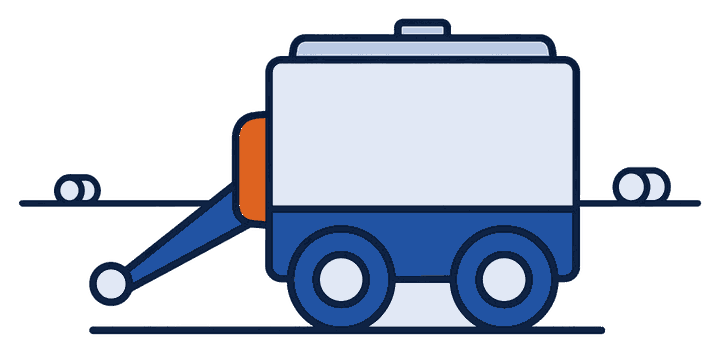
#> input picture src/assets/gorseller/bos-makine.png, 720 x 353 px, found by its file name
$ python makine-ikonu.py
#> lines starting #> are read from the running program, lines starting #| are printed output that depends on the picture; after the words box and inside, x2 and y2 are one past the last pixel; in counts of white or black regions, pixels touching at a corner belong together
#> in main, im is the input picture: PIL image 720x353 P; mean R, G, B, A 57.1, 64, 76.9, 108.2
# -*- coding: utf-8 -*-
"""Alt menudeki "Makineler" simgesini PAKSAN'in kendi cizimden uretir.

NEDEN AYRI BIR BETIK

Bu simge birkac kere uretilip her seferinde tutmadi. Sebep basit:
uretim modeline "cekilir balya makinesi" tarif edilip ne cikacagi
umuluyordu; cikan sey her defasinda baska bir makine oluyordu.

Oysa dogru cizim zaten elimizde: "Makinelerim" listesi bosken
gosterilen cizim (src/assets/gorseller/bos-makine.png). Bu betik onu
tarif etmiyor, DOGRUDAN onu izliyor. Simge artik o cizimin kendisi.

NE YAPIYOR

  1. Cizimin koyu lacivert KONTUR renkleri seciliyor -- govde dolgusu,
     mavi sasi ve turuncu parca alinmiyor. Cikan sey cizimin cizgileri.
  2. Makineye ait olmayan parcalar atiliyor: yer cizgileri ve yanlarda
     duran iki kucuk rulo. Onlar bos liste cizimindeki manzara; simgede
     isleri yok. Atma isi baglantili parcalari sayarak yapiliyor, en
     buyuk parca makinenin kendisi.
  3. Cizgiler potrace ile izlenip 24 birimlik kutuya oturtuluyor,
     src/data/ikonYollari.js icindeki "makine" yolunun ustune yaziliyor.

CALISTIRMA

    python tools/makine-ikonu.py
"""
import io
import json
import os

import numpy as np
import potrace
from PIL import Image
from scipy import ndimage

KAYNAK = os.path.join('src', 'assets', 'gorseller', 'bos-makine.png')
YOLLAR = os.path.join('tools', 'kaynak', 'ikon-yollari.json')

# Cizimdeki kontur renkleri. Govde dolgusu (225,232,245), sasi mavisi
# (33,83,163) ve turuncu (222,99,32) BILEREK disarida: simge cizgi
# olacak, dolu siluet degil.
KONTUR = [(15, 35, 68), (7, 26, 58)]
TOLERANS = 60

PAY = 1.0

# Cizgi kalinlastirma yaricapi (piksel).
#
# CIZIM BUYUK, CIZGILERI INCE. Kaynak 499 piksel genisliginde ve
# konturu 6 piksel; yani cizgi, genisligin yuzde 1,2'si. 24 piksele
# indirilince cizgi 0,3 piksel kaliyor, alt menude silik bir leke
# oluyor. Uretilen oteki simgelerde bu oran yuzde 4 civarinda.
#
# Kontur, oranlar oteki simgelerle esitlensin diye sisiriliyor.
# Degeri buyutmek cizimin ic bosluklarini kapatir (tekerlek gobekleri
# once kaybolur), kucultmek silikligi geri getirir.
KALINLIK = 8


def kontur_maskesi(im):
    a = np.asarray(im.convert('RGBA')).astype(np.int16)
    opak = a[..., 3] > 128
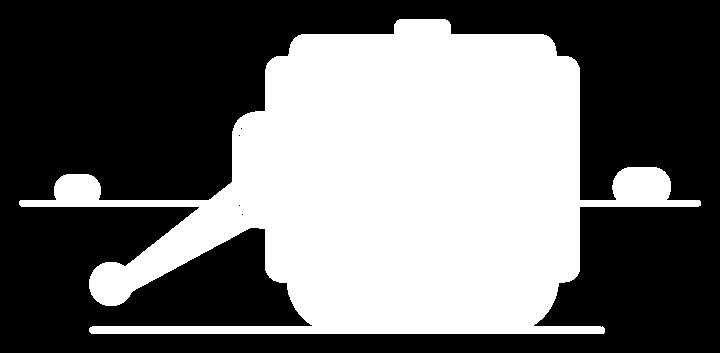
#> opak: shape (353, 720) bool; 42.4% white; 1 white region, box (x1, y1, x2, y2) and area: (19, 19, 701, 334) 107804
    m = np.zeros(a.shape[:2], bool)
    for r, g, b in KONTUR:
        fark = np.abs(a[..., 0] - r) + np.abs(a[..., 1] - g) + np.abs(a[..., 2] - b)
        m |= (fark < TOLERANS)
#> this loop made 2 passes
#> pass 1, in kontur_maskesi, `fark = np.abs(a[..., 0] - r) + np.abs(a[..., 1] - g) + np.abs(a[..., 2..`:
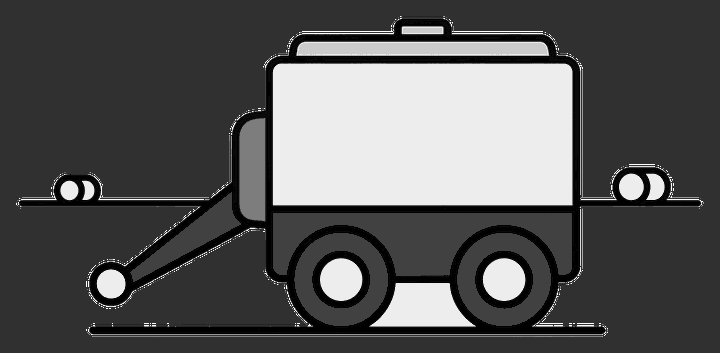
#> fark: shape (353, 720) int16; min 0, max 626, mean 214.9; drawn with min black and max white
#| kontur pikseli   : 26802
    return m & opak


# Cizimde makineye ait OLMAYAN parcalarin yeri.
#
# Iki yer cizgisi ve yanlarda duran iki kucuk rulo var. Bunlar bos
# liste cizimindeki manzara; simgede isleri yok. Baglantili parca
# saymak yetmedi cunku yer cizgisi tekerleklere degiyor, makineyle tek
# parca oluyor. Onun icin sinirlar cizimden olculup yazildi:
#
#   makinenin en solu   x=90   ceki okunun ucundaki kanca topu
#   makinenin en sagi   x=579  govdenin sag kenari
#   makinenin en alti   y=322  tekerleklerin alt noktasi
#
# Bunlarin disinda kalan her sey yer cizgisi ya da rulo.
SOL, SAG, ALT = 86, 585, 323


def manzarayi_at(m):
    k = np.zeros_like(m)
    k[:ALT, SOL:SAG] = m[:ALT, SOL:SAG]
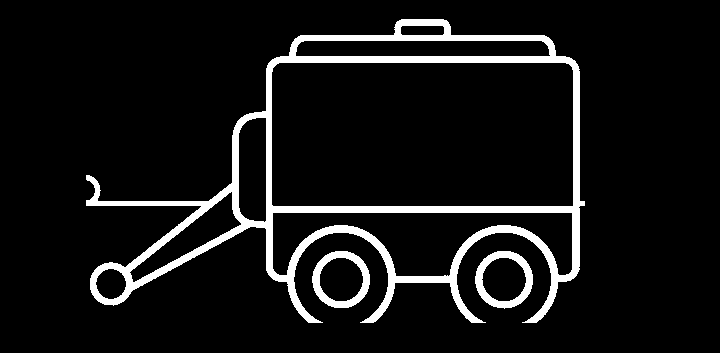
#> k: shape (353, 720) bool; 8.2% white; 3 white regions, box (x1, y1, x2, y2) and area: (86, 19, 585, 323) 18454, (475, 251, 533, 309) 1168, (312, 251, 370, 308) 1155
#| manzara sonrasi  : 20777
    return k


def en_buyuk_parca(m):
    """Yalnizca makinenin kendisi kalsin.

    Yer cizgileri ve yanlardaki rulolar ayri parcalar; makine ise
    govde, ceki oku ve tekerlekleriyle tek parca ve acik ara en buyugu.
    """
    etiket, sayi = ndimage.label(m, structure=np.ones((3, 3), bool))
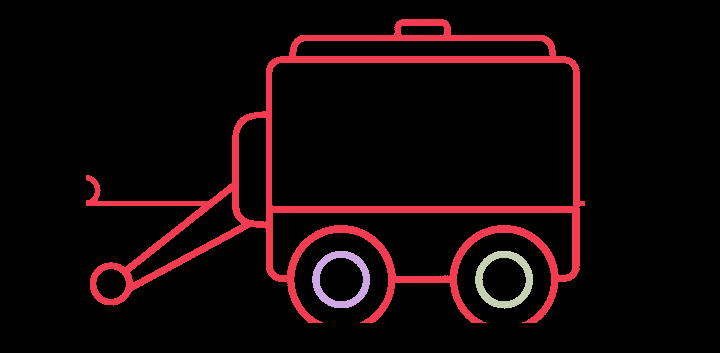
#> etiket: shape (353, 720) int32; 4 distinct labels, from 0 to 3; one colour per label, 0 black
#> sayi = 3
    if sayi <= 1:
        return m
    boyut = ndimage.sum(m, etiket, range(1, sayi + 1))
#> boyut = [18454, 1155, 1168]
    return etiket == (int(np.argmax(boyut)) + 1)
#> returned value: shape (353, 720) bool; 7.3% white; 1 white region, box (x1, y1, x2, y2) and area: (86, 19, 585, 323) 18454
#| makine pikseli   : 18454


def kalinlastir(m, yaricap=None):
    r = KALINLIK if yaricap is None else yaricap
    if r <= 0:
        return m
    y, x = np.ogrid[-r:r + 1, -r:r + 1]
    disk = x * x + y * y <= r * r
    return ndimage.binary_dilation(m, structure=disk)
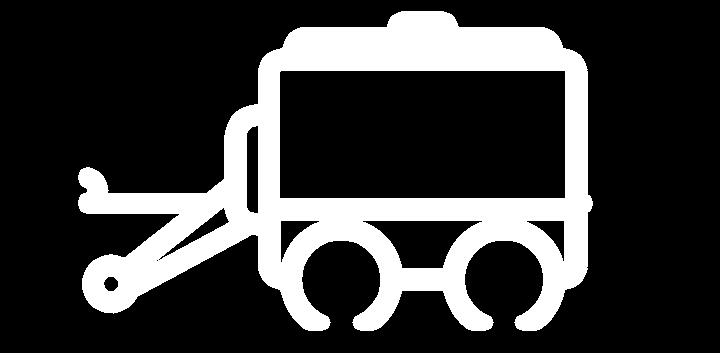
#> returned value: shape (353, 720) bool; 22.7% white; 1 white region, box (x1, y1, x2, y2) and area: (78, 11, 593, 331) 57681
#| kalinlastirilmis : 57681


def yol(m):
    ys, xs = np.where(m)
    y0, y1, x0, x1 = ys.min(), ys.max(), xs.min(), xs.max()
#> y0 = 11; y1 = 330; x0 = 78; x1 = 592
    parca = m[y0:y1 + 1, x0:x1 + 1]
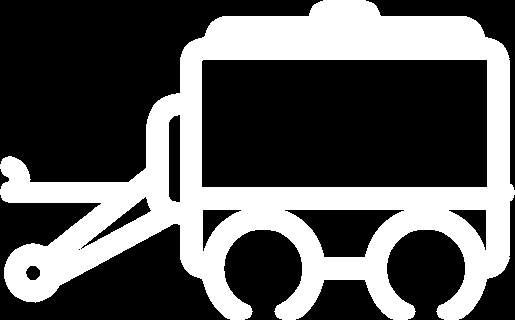
#> parca: shape (320, 515) bool; 35% white; 1 white region, box (x1, y1, x2, y2) and area: (0, 0, 515, 320) 57681

    en, boy = x1 - x0 + 1, y1 - y0 + 1
#> en = 515; boy = 320
    olcek = (24.0 - 2 * PAY) / max(en, boy)
#> olcek = 0.0427
    kx = PAY + (24.0 - 2 * PAY - en * olcek) / 2
#> kx = 1
    ky = PAY + (24.0 - 2 * PAY - boy * olcek) / 2
#> ky = 5.17

    def d(p):
        return (round(kx + (p.x - 2) * olcek, 2), round(ky + (p.y - 2) * olcek, 2))

    dolgulu = np.pad(parca, 2, constant_values=False)
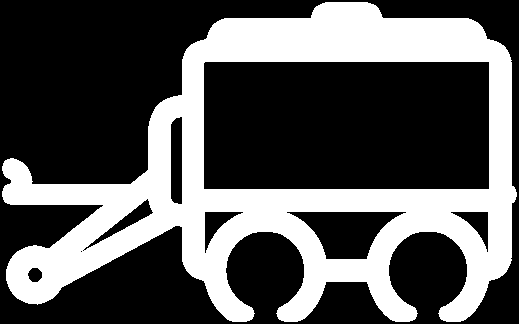
#> dolgulu: shape (324, 519) bool; 34.3% white; 1 white region, box (x1, y1, x2, y2) and area: (2, 2, 517, 322) 57681
    # potracer'in siyah saydigi taraf SIFIR olan taraf; maske ters veriliyor
    izler = potrace.Bitmap(~dolgulu).trace(turdsize=6, opticurve=1, alphamax=1.0)

    p = []
    for egri in izler:
        bx, by = d(egri.start_point)
        p.append('M%g %g' % (bx, by))
        for s in egri:
            if s.is_corner:
                ax, ay = d(s.c)
                ex, ey = d(s.end_point)
                p.append('L%g %gL%g %g' % (ax, ay, ex, ey))
            else:
                a1x, a1y = d(s.c1)
                a2x, a2y = d(s.c2)
                ex, ey = d(s.end_point)
                p.append('C%g %g %g %g %g %g' % (a1x, a1y, a2x, a2y, ex, ey))
        p.append('Z')
    return ''.join(p), (en, boy)


def main():
    im = Image.open(KAYNAK)
    m = kontur_maskesi(im)
    print('kontur pikseli   :', int(m.sum()))
    m = manzarayi_at(m)
    print('manzara sonrasi  :', int(m.sum()))
    m = en_buyuk_parca(m)
    print('makine pikseli   :', int(m.sum()))
    m = kalinlastir(m)
    print('kalinlastirilmis :', int(m.sum()))

    d, (en, boy) = yol(m)
    print('kutu             : %dx%d  oran %.2f' % (en, boy, en / boy))
    print('yol uzunlugu     :', len(d))

    veri = json.load(io.open(YOLLAR, encoding='utf-8'))
    veri['makine'] = d
    io.open(YOLLAR, 'w', encoding='utf-8').write(
        json.dumps(veri, ensure_ascii=False, indent=1, sort_keys=True))
    print('yazildi:', YOLLAR)


if __name__ == '__main__':
    import sys
    sys.stdout.reconfigure(encoding='utf-8')
    main()
#> (the call stopped at in yol, `izler = potrace.Bitmap(~dolgulu).trace(turdsize=6, opticurve=1, alpham..`: potrace is not available in this run)

$ run again, with src/assets/gorseller/backoffice-giris.png copied over src/assets/gorseller/bos-makine.png
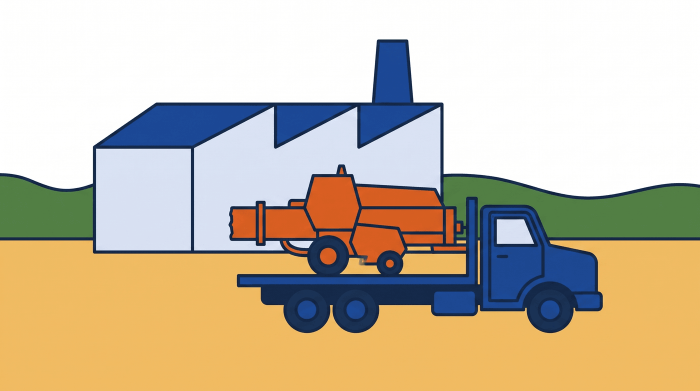
#> input picture src/assets/gorseller/backoffice-giris.png, 1400 x 781 px, found by its file name (shown at 1/2 size)
#> in main, im is the input picture: PIL image 1400x781 P; mean R, G, B 201, 188.9, 167.1
#> opak: shape (781, 1400) bool; every value is 1
#> the loop in kontur_maskesi, `for r, g, b in KONTUR:` made 2 passes
#> pass 1, in kontur_maskesi, `m |= (fark < TOLERANS)`:
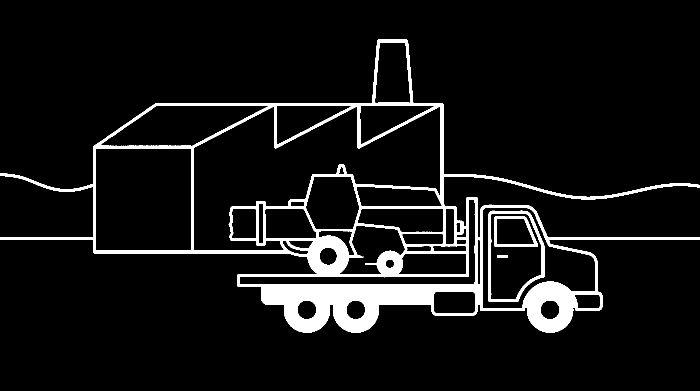
#> m: shape (781, 1400) bool (shown at 1/2 size); 7.6% white; 5 white regions (1 under 20 px), largest, box (x1, y1, x2, y2) and area: (0, 79, 1400, 666) 78536, (976, 421, 1089, 604) 2828, (988, 433, 1076, 494) 1395, (994, 510, 1016, 516) 128
#| kontur pikseli   : 82888
#> k: shape (781, 1400) bool; 0.48% white; 1 white region, box (x1, y1, x2, y2) and area: (186, 206, 585, 323) 5300
#| manzara sonrasi  : 5300
#> sayi = 1
#| makine pikseli   : 5300
#| kalinlastirilmis : 19980
#> ys = 19980 values from 198 to 330; xs = 19980 values, max 592 at index 2581, min 178 at index 16268, mean 392.3
#> y0 = 198; y1 = 330; x0 = 178; x1 = 592
#> parca: shape (133, 415) bool; 36.2% white; 1 white region, box (x1, y1, x2, y2) and area: (0, 0, 415, 133) 19980
#> en = 415; boy = 133
#> olcek = 0.053
#> kx = 1
#> ky = 8.47
#> in yol, `dolgulu = np.pad(parca, 2, constant_values=False)`:
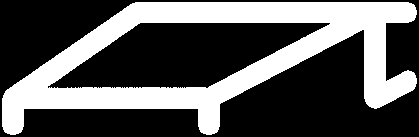
#> dolgulu: shape (137, 419) bool; 34.8% white; 1 white region, box (x1, y1, x2, y2) and area: (2, 2, 417, 135) 19980
